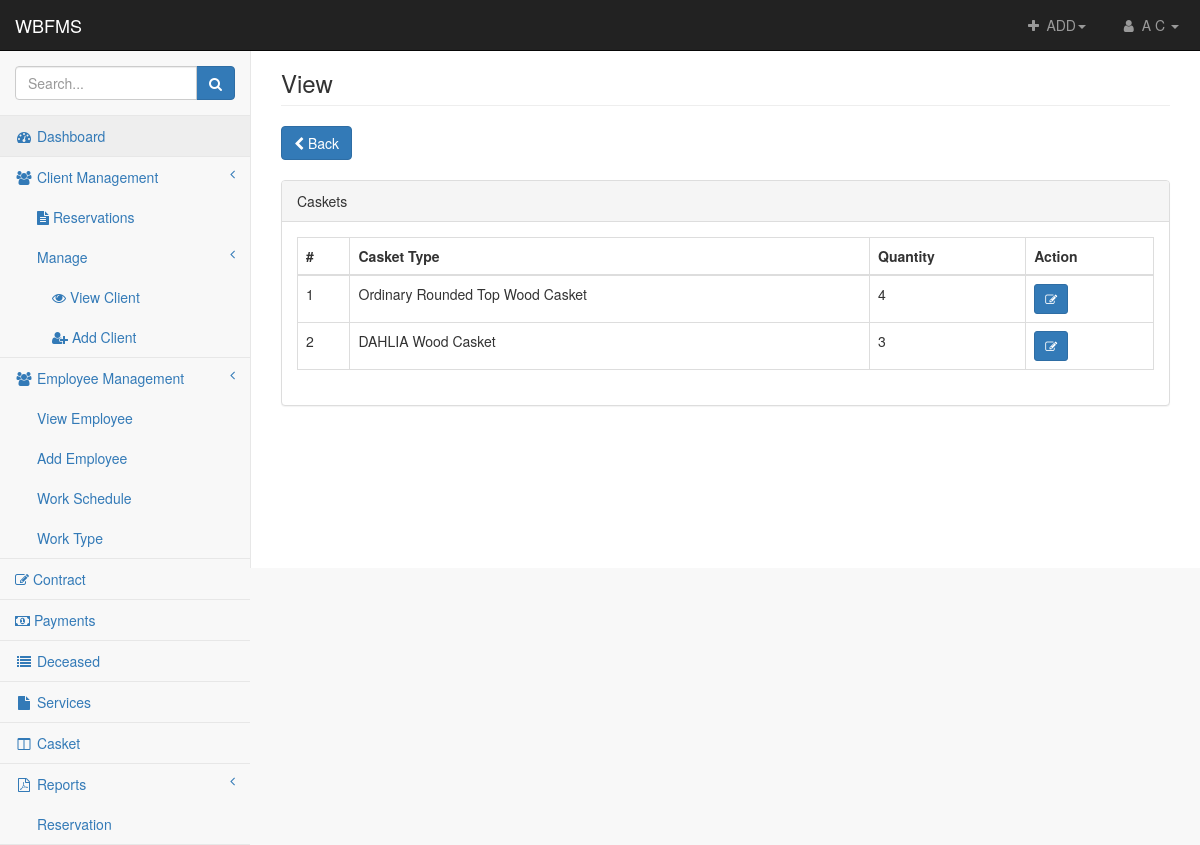
Page /admin/view-inventory.php (signed in) on the committed database.
### tables this page shows
CREATE TABLE `casket` (
  `casket_id` int(11) NOT NULL,
  `casket_type` text NOT NULL,
  `amount` double(10,2) NOT NULL,
  `service_id` int(11) NOT NULL
);

CREATE TABLE `casket_qty` (
  `casket_qty_id` int(11) NOT NULL,
  `quantity` int(11) NOT NULL,
  `casket_id` int(11) NOT NULL,
  `branch_id` int(11) NOT NULL
);

### admin/includes/session.php (called while the page is built, shortened)
<?php
	include 'db-connection.php';
	$sql = "SELECT * FROM admin LEFT JOIN branches ON admin.branch_id = branches.branch_id WHERE admin.admin_id = '".$_SESSION['admin']."' AND branches.branch_id = '".$_SESSION['branch']."'";
	$query = $conn->query($sql);
	$user = $query->fetch_assoc();
?>

### admin/view-inventory.php (the view, shortened to what this page needs)
<?php include 'includes/header.php' ?>
<body>
<div id="wrapper">
    <?php include 'includes/nav.php' ?>
    <?php include 'includes/sidebar.php' ?>
    <div id="page-wrapper">
        <div class="container-fluid">
            <div class="row">
                <div class="col-lg-12">
                    <h3 class="page-header">View</h3>
                </div>
            </div>
            <div class="row">
                <div class="col-md-5">
                    <a href="casket.php" class="btn btn-primary"><i class="fa fa-chevron-left"></i> Back</a>
                </div>
            </div>
            <br>
            <div class="row">
                <div class="col-lg-12">
                    <div class="panel panel-default">
                        <div class="panel-heading">
                            Caskets
                        </div>
                        <div class="panel-body">
                            <div class="table-responsive">
                                <table class="table table-bordered table-hover" id="dataTables-example">
                                    <thead>
                                        <th>#</th>
                                        <th>Casket Type</th>
                                        <th>Quantity</th>
                                        <th>Action</th>
                                    </thead>
                                        <?php
                                            $select_casket = "SELECT * FROM casket LEFT JOIN service ON service.service_id = casket.service_id LEFT JOIN casket_qty ON casket_qty.casket_id = casket.casket_id LEFT JOIN branches ON branches.branch_id = casket_qty.branch_id WHERE branches.branch_id = '".$user['branch_id']."'";
                                            $query = $conn->query($select_casket);
                                            $no=1;
                                            while($row = $query->fetch_assoc()) { ?>
                                                <tr>
                                                    <td><?php echo $no; ?></td>
                                                    <td><?php echo $row['casket_type']; ?></td>
                                                    <td><?php echo $row['quantity']; ?>
                                                    <td><button class="add-quantity btn btn-primary btn-sm pull-center" data-id="<?php echo $row['casket_qty_id']; ?>"><i class="fa fa-edit"></i> </button></td>
                                                </tr>
                                             <?php $no++; }
                                        ?>
                                </table>
                            </div>
                        </div>
                    </div>
                </div>
            </div>
        </div>
    </div>
    </div>
</body>
</html>

### admin/includes/nav.php (shortened to what this page needs)
<?php include 'includes/session.php'?>
    <nav class="navbar navbar-inverse navbar-fixed-top" role="navigation">
        <div class="navbar-header">
            <a class="navbar-brand" href="homepage.php">WBFMS</a>
        </div>
        <ul class="nav navbar-right navbar-top-links">
            <li class="dropdown navbar-inverse">
                <a class="dropdown-toggle" data-toggle="dropdown" href="#">
                    <i class="fa fa-plus fa-fw"></i> ADD<b class="caret"></b>
                </a>
            </li>
            <li class="dropdown">
                <a class="dropdown-toggle" data-toggle="dropdown" href="#">
                    <i class="fa fa-user fa-fw"></i> <?php echo $user['admin_firstname'] . ' ' . $user['admin_lastname']; ?> <b class="caret"></b>
                </a>
            </li>
        </ul>
    </nav>

### admin/css/startmin.css (style rules this page uses)
body { background-color: #f8f8f8; }
#wrapper { width: 100%; }
#page-wrapper { padding-top: 30px; min-height: 568px; background-color: #fff; }
@media (min-width:768px) { #page-wrapper { position: inherit; margin-left: 250px; padding: 30px 15px 0 15px; border-left: 1px solid #e7e7e7; } }
.navbar-header { float: left; }
.navbar-right { text-align: right; }
.navbar-top-links { margin: 0; }
.navbar-top-links li { display: inline-block; }
.navbar-top-links li:last-child { margin-right: 6px; }
.navbar-top-links li a { padding: 15px; min-height: 50px; }
.navbar-top-links>li>a { color: #999; }

### rows in the picture
casket: casket_type "Ordinary Rounded Top Wood Casket", casket_qty.quantity "4"
casket: casket_type "DAHLIA Wood Casket", casket_qty.quantity "3"

### other values in the picture
$user['admin_firstname'] "A"
$user['admin_lastname'] "C"
